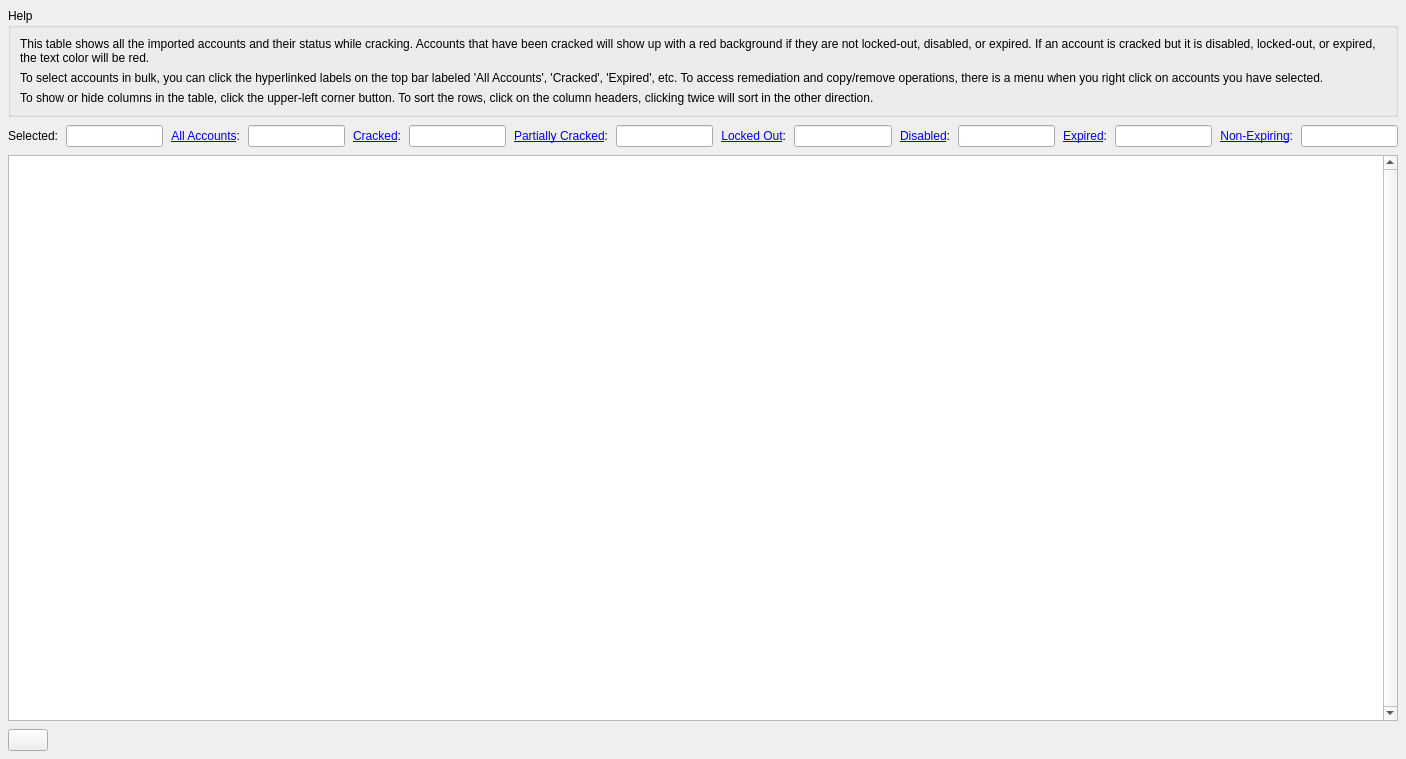
<?xml version="1.0" encoding="UTF-8"?>
<ui version="4.0">
 <class>AccountsForm</class>
 <widget class="QWidget" name="AccountsForm">
  <property name="enabled">
   <bool>true</bool>
  </property>
  <property name="geometry">
   <rect>
    <x>0</x>
    <y>0</y>
    <width>1406</width>
    <height>759</height>
   </rect>
  </property>
  <property name="sizePolicy">
   <sizepolicy hsizetype="Expanding" vsizetype="Expanding">
    <horstretch>0</horstretch>
    <verstretch>0</verstretch>
   </sizepolicy>
  </property>
  <property name="windowTitle">
   <string>Form</string>
  </property>
  <layout class="QGridLayout" name="gridLayout">
   <property name="leftMargin">
    <number>8</number>
   </property>
   <property name="topMargin">
    <number>8</number>
   </property>
   <property name="rightMargin">
    <number>8</number>
   </property>
   <property name="bottomMargin">
    <number>8</number>
   </property>
   <property name="spacing">
    <number>8</number>
   </property>
   <item row="4" column="0">
    <layout class="QGridLayout" name="accountsLayout">
     <item row="1" column="0">
      <widget class="QPushButton" name="toolsMenuButton">
       <property name="sizePolicy">
        <sizepolicy hsizetype="Fixed" vsizetype="Fixed">
         <horstretch>0</horstretch>
         <verstretch>0</verstretch>
        </sizepolicy>
       </property>
       <property name="text">
        <string/>
       </property>
       <property name="icon">
        <iconset>
         <normaloff>:/icons/down_arrow.png</normaloff>:/icons/down_arrow.png</iconset>
       </property>
      </widget>
     </item>
     <item row="0" column="0">
      <widget class="QTableView" name="accountsTableView">
       <property name="contextMenuPolicy">
        <enum>Qt::CustomContextMenu</enum>
       </property>
       <property name="styleSheet">
        <string notr="true">font: 8pt &quot;Courier New&quot;;</string>
       </property>
       <property name="verticalScrollBarPolicy">
        <enum>Qt::ScrollBarAlwaysOn</enum>
       </property>
       <property name="horizontalScrollBarPolicy">
        <enum>Qt::ScrollBarAsNeeded</enum>
       </property>
       <property name="editTriggers">
        <set>QAbstractItemView::NoEditTriggers</set>
       </property>
       <property name="selectionBehavior">
        <enum>QAbstractItemView::SelectItems</enum>
       </property>
       <property name="verticalScrollMode">
        <enum>QAbstractItemView::ScrollPerPixel</enum>
       </property>
       <property name="horizontalScrollMode">
        <enum>QAbstractItemView::ScrollPerItem</enum>
       </property>
       <property name="sortingEnabled">
        <bool>true</bool>
       </property>
       <attribute name="horizontalHeaderMinimumSectionSize">
        <number>0</number>
       </attribute>
       <attribute name="horizontalHeaderShowSortIndicator" stdset="0">
        <bool>true</bool>
       </attribute>
       <attribute name="horizontalHeaderStretchLastSection">
        <bool>false</bool>
       </attribute>
      </widget>
     </item>
    </layout>
   </item>
   <item row="2" column="0">
    <layout class="QGridLayout" name="statusLayout">
     <item row="1" column="0">
      <widget class="QLabel" name="selectedLabel">
       <property name="text">
        <string>Selected:</string>
       </property>
       <property name="alignment">
        <set>Qt::AlignRight|Qt::AlignTrailing|Qt::AlignVCenter</set>
       </property>
      </widget>
     </item>
     <item row="1" column="7">
      <widget class="QLineEdit" name="partiallyCrackedEdit">
       <property name="sizePolicy">
        <sizepolicy hsizetype="Preferred" vsizetype="Fixed">
         <horstretch>0</horstretch>
         <verstretch>0</verstretch>
        </sizepolicy>
       </property>
       <property name="readOnly">
        <bool>true</bool>
       </property>
      </widget>
     </item>
     <item row="1" column="5">
      <widget class="QLineEdit" name="crackedEdit">
       <property name="sizePolicy">
        <sizepolicy hsizetype="Preferred" vsizetype="Fixed">
         <horstretch>0</horstretch>
         <verstretch>0</verstretch>
        </sizepolicy>
       </property>
       <property name="readOnly">
        <bool>true</bool>
       </property>
      </widget>
     </item>
     <item row="1" column="3">
      <widget class="QLineEdit" name="totalCountEdit">
       <property name="sizePolicy">
        <sizepolicy hsizetype="Preferred" vsizetype="Fixed">
         <horstretch>0</horstretch>
         <verstretch>0</verstretch>
        </sizepolicy>
       </property>
       <property name="readOnly">
        <bool>true</bool>
       </property>
      </widget>
     </item>
     <item row="1" column="14">
      <widget class="QLabel" name="expiredLabel">
       <property name="text">
        <string>&lt;a href=&quot;#expired&quot;&gt;Expired&lt;/a&gt;:</string>
       </property>
       <property name="alignment">
        <set>Qt::AlignRight|Qt::AlignTrailing|Qt::AlignVCenter</set>
       </property>
      </widget>
     </item>
     <item row="1" column="6">
      <widget class="QLabel" name="partiallyCrackedLabel">
       <property name="text">
        <string>&lt;a href=&quot;#partially_cracked&quot;&gt;Partially Cracked&lt;/a&gt;:</string>
       </property>
       <property name="alignment">
        <set>Qt::AlignRight|Qt::AlignTrailing|Qt::AlignVCenter</set>
       </property>
      </widget>
     </item>
     <item row="1" column="1">
      <widget class="QLineEdit" name="selectedEdit">
       <property name="sizePolicy">
        <sizepolicy hsizetype="Preferred" vsizetype="Fixed">
         <horstretch>0</horstretch>
         <verstretch>0</verstretch>
        </sizepolicy>
       </property>
       <property name="readOnly">
        <bool>true</bool>
       </property>
      </widget>
     </item>
     <item row="1" column="2">
      <widget class="QLabel" name="totalCountLabel">
       <property name="text">
        <string>&lt;a href=&quot;#all_accounts&quot;&gt;All Accounts&lt;/a&gt;:</string>
       </property>
       <property name="alignment">
        <set>Qt::AlignRight|Qt::AlignTrailing|Qt::AlignVCenter</set>
       </property>
      </widget>
     </item>
     <item row="1" column="10">
      <widget class="QLabel" name="lockedOutLabel">
       <property name="text">
        <string>&lt;a href=&quot;#locked_out&quot;&gt;Locked Out&lt;/a&gt;:</string>
       </property>
       <property name="alignment">
        <set>Qt::AlignRight|Qt::AlignTrailing|Qt::AlignVCenter</set>
       </property>
      </widget>
     </item>
     <item row="1" column="15">
      <widget class="QLineEdit" name="expiredEdit">
       <property name="sizePolicy">
        <sizepolicy hsizetype="Preferred" vsizetype="Fixed">
         <horstretch>0</horstretch>
         <verstretch>0</verstretch>
        </sizepolicy>
       </property>
       <property name="readOnly">
        <bool>true</bool>
       </property>
      </widget>
     </item>
     <item row="1" column="13">
      <widget class="QLineEdit" name="disabledEdit">
       <property name="sizePolicy">
        <sizepolicy hsizetype="Preferred" vsizetype="Fixed">
         <horstretch>0</horstretch>
         <verstretch>0</verstretch>
        </sizepolicy>
       </property>
       <property name="readOnly">
        <bool>true</bool>
       </property>
      </widget>
     </item>
     <item row="1" column="4">
      <widget class="QLabel" name="crackedLabel">
       <property name="text">
        <string>&lt;a href=&quot;#cracked&quot;&gt;Cracked&lt;/a&gt;:</string>
       </property>
       <property name="alignment">
        <set>Qt::AlignRight|Qt::AlignTrailing|Qt::AlignVCenter</set>
       </property>
      </widget>
     </item>
     <item row="1" column="17">
      <widget class="QLineEdit" name="nonExpiringEdit">
       <property name="sizePolicy">
        <sizepolicy hsizetype="Preferred" vsizetype="Fixed">
         <horstretch>0</horstretch>
         <verstretch>0</verstretch>
        </sizepolicy>
       </property>
       <property name="readOnly">
        <bool>true</bool>
       </property>
      </widget>
     </item>
     <item row="1" column="11">
      <widget class="QLineEdit" name="lockedOutEdit">
       <property name="sizePolicy">
        <sizepolicy hsizetype="Preferred" vsizetype="Fixed">
         <horstretch>0</horstretch>
         <verstretch>0</verstretch>
        </sizepolicy>
       </property>
       <property name="readOnly">
        <bool>true</bool>
       </property>
      </widget>
     </item>
     <item row="1" column="12">
      <widget class="QLabel" name="disabledLabel">
       <property name="text">
        <string>&lt;a href=&quot;#disabled&quot;&gt;Disabled&lt;/a&gt;:</string>
       </property>
       <property name="alignment">
        <set>Qt::AlignRight|Qt::AlignTrailing|Qt::AlignVCenter</set>
       </property>
      </widget>
     </item>
     <item row="1" column="16">
      <widget class="QLabel" name="nonExpiringLabel">
       <property name="text">
        <string>&lt;a href=&quot;#non_expiring&quot;&gt;Non-Expiring&lt;/a&gt;:</string>
       </property>
       <property name="alignment">
        <set>Qt::AlignRight|Qt::AlignTrailing|Qt::AlignVCenter</set>
       </property>
      </widget>
     </item>
    </layout>
   </item>
   <item row="1" column="0">
    <widget class="QGroupBox" name="help">
     <property name="sizePolicy">
      <sizepolicy hsizetype="Preferred" vsizetype="Preferred">
       <horstretch>0</horstretch>
       <verstretch>0</verstretch>
      </sizepolicy>
     </property>
     <property name="title">
      <string>Help</string>
     </property>
     <layout class="QVBoxLayout" name="verticalLayout">
      <property name="leftMargin">
       <number>9</number>
      </property>
      <item>
       <widget class="QLabel" name="label">
        <property name="text">
         <string>This table shows all the imported accounts and their status while cracking. Accounts that have been cracked will show up with a red background if they are not locked-out, disabled, or expired. If an account is cracked but it is disabled, locked-out, or expired, the text color will be red.</string>
        </property>
        <property name="wordWrap">
         <bool>true</bool>
        </property>
       </widget>
      </item>
      <item>
       <widget class="QLabel" name="label_4">
        <property name="text">
         <string>To select accounts in bulk, you can click the hyperlinked labels on the top bar labeled 'All Accounts', 'Cracked', 'Expired', etc. To access remediation and copy/remove operations, there is a menu when you right click on accounts you have selected.</string>
        </property>
        <property name="wordWrap">
         <bool>true</bool>
        </property>
       </widget>
      </item>
      <item>
       <widget class="QLabel" name="label_2">
        <property name="text">
         <string>To show or hide columns in the table, click the upper-left corner button. To sort the rows, click on the column headers, clicking twice will sort in the other direction. </string>
        </property>
        <property name="wordWrap">
         <bool>true</bool>
        </property>
       </widget>
      </item>
     </layout>
    </widget>
   </item>
  </layout>
 </widget>
 <resources>
  <include location="lc7password.qrc"/>
 </resources>
 <connections/>
</ui>
